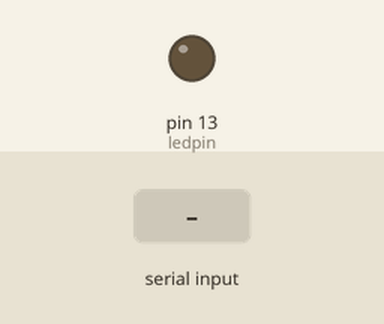
Simulated run of this sketch. Board: Arduino Uno, built with avr-gcc and run on an emulated ATmega328P. Parts: output pins drawn as LEDs (lit = HIGH). The test bench sets the inputs (shaded band).

Above: at 1.2 s.
1.3 s: "1" received over Serial
At 2.0 s:
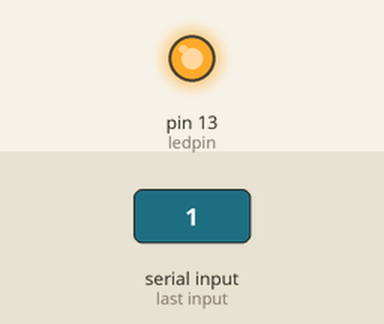
2.8 s: "0" received over Serial
At 3.2 s:
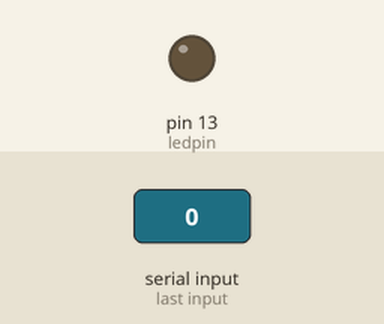
Timing chart, 0 to 5.8 s (numbered marks = the images above; inputs shaded):
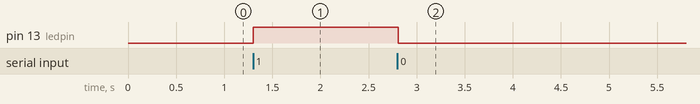

The sketch:

test.ino
```cpp
char val;
int ledpin = 13;
void setup() {
  Serial.begin(9600);
  pinMode(ledpin, OUTPUT);
}

void loop() {
    Serial.flush();
    if(Serial.available()>0){
      val = Serial.read();
    }
    if(val == '1'){
      digitalWrite(ledpin, HIGH);
    } else {
      digitalWrite(ledpin, LOW);
    }
    delay(10);
}
```

Measured:
- after the input at 1.3 s, pin 13 (ledpin): LOW → HIGH at once
- after the input at 2.8 s, pin 13 (ledpin): HIGH → LOW at once
